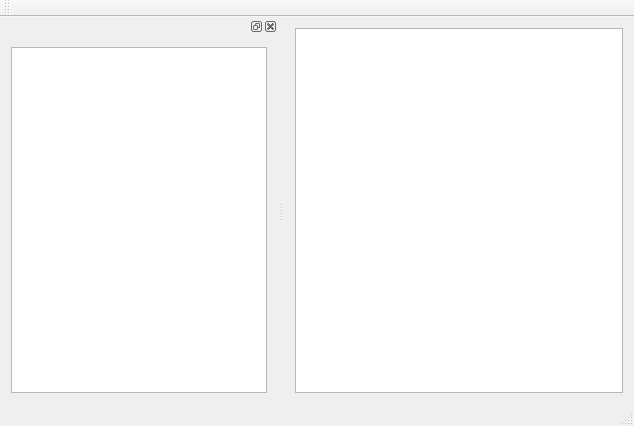
<?xml version="1.0" encoding="UTF-8"?>
<ui version="4.0">
 <class>MainWindow</class>
 <widget class="QMainWindow" name="MainWindow">
  <property name="geometry">
   <rect>
    <x>0</x>
    <y>0</y>
    <width>634</width>
    <height>426</height>
   </rect>
  </property>
  <property name="windowTitle">
   <string>MainWindow</string>
  </property>
  <widget class="QWidget" name="centralWidget">
   <layout class="QVBoxLayout" name="verticalLayout">
    <item>
     <widget class="QGraphicsView" name="graphicsView"/>
    </item>
   </layout>
  </widget>
  <widget class="QMenuBar" name="menuBar">
   <property name="geometry">
    <rect>
     <x>0</x>
     <y>0</y>
     <width>634</width>
     <height>21</height>
    </rect>
   </property>
  </widget>
  <widget class="QToolBar" name="mainToolBar">
   <attribute name="toolBarArea">
    <enum>TopToolBarArea</enum>
   </attribute>
   <attribute name="toolBarBreak">
    <bool>false</bool>
   </attribute>
  </widget>
  <widget class="QStatusBar" name="statusBar"/>
  <widget class="QDockWidget" name="dockWidget">
   <attribute name="dockWidgetArea">
    <number>1</number>
   </attribute>
   <widget class="QWidget" name="dockWidgetContents">
    <layout class="QHBoxLayout" name="horizontalLayout">
     <item>
      <widget class="QTextBrowser" name="textBrowser"/>
     </item>
    </layout>
   </widget>
  </widget>
 </widget>
 <layoutdefault spacing="6" margin="11"/>
 <resources/>
 <connections/>
</ui>
